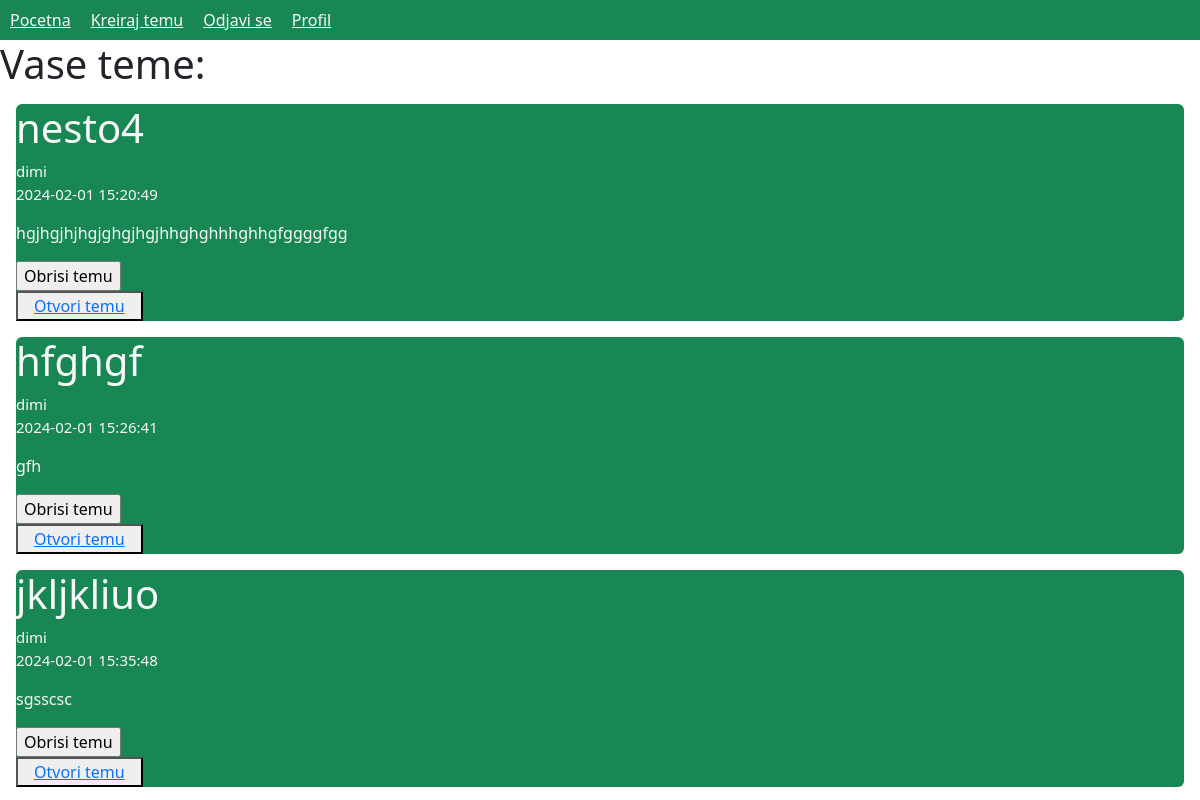
/Forum/profil.php (signed in), run on the app's committed database.
### tables this page shows
CREATE TABLE `teme` (
  `id` int(11) NOT NULL,
  `naziv` varchar(50) NOT NULL,
  `opis` text NOT NULL,
  `vreme_unosa` datetime NOT NULL,
  `email_korisnika` varchar(50) NOT NULL
);

### Forum/profil.php (the view, shortened to what this page needs)
<!DOCTYPE html>
<html lang="en">
<head>
    <link href="https://cdn.jsdelivr.net/npm/bootstrap@5.3.2/dist/css/bootstrap.min.css" rel="stylesheet">
</head>
<body>
    <nav class="bg-success">
        <a href="index.php" class="text-light">Pocetna</a>
        <?php
            include "konekcija.php";
            if(!isset($_SESSION["user"]))
                echo "<a href=registracija.php class='text-light'>Registracija</a>";
            else{
                echo "<a href=kreirajtemu.php class='text-light'>Kreiraj temu</a>";
                echo "<a href=odjava.php class='text-light'>Odjavi se</a>";
                echo "<a href=profil.php class='text-light'>Profil</a>";
            }
        ?>
    </nav>
    <h1>Vase teme:</h1>
    <?php
        $email = $_SESSION['user']['email'];
        $sql = "SELECT * FROM teme WHERE email_korisnika = '$email'";
        $res = $conn->query($sql);
        if ($res->num_rows > 0) {
            while ($row = $res->fetch_assoc()) {
                echo "<div class='d-flex flex-column align-items-start m-3 bg-success rounded text-light'>";
                echo "<h1>" . $row["naziv"] . "</h1>";
                echo "<p style='font-size:15px'>" . $_SESSION["user"]["username"] . "<br>" . $row["vreme_unosa"] . "</p>";
                echo "<p>" . $row["opis"] . "</p>";
                echo "<form method='post' action=''>
                        <input type='hidden' name='vreme_unosa' value='" . $row["vreme_unosa"] . "'>
                        <input type='submit' name='delete_topic' value='Obrisi temu'>
                      </form>";
                echo "<button><a href=tema.php?id=" . $row["id"] . ">Otvori temu</a></button>";
                echo "</div>";
            }
        }
        else{
            $poruka = "Niste kreirali nijednu temu";
        }
    ?>
</body>
</html>

### Forum/profil.php (style rules this page uses)
nav { width: 100%; height: 40px; display: flex; justify-content: flex-start; align-items: center; }
a { padding: 10px; }

### data on the page
teme: naziv "nesto4", vreme_unosa "2024-02-01 15:20:49", opis "hgjhgjhjhgjghgjhgjhhghghhhghhgfggggfgg"
teme: naziv "hfghgf", vreme_unosa "2024-02-01 15:26:41", opis "gfh"
teme: naziv "jkljkliuo", vreme_unosa "2024-02-01 15:35:48", opis "sgsscsc"
